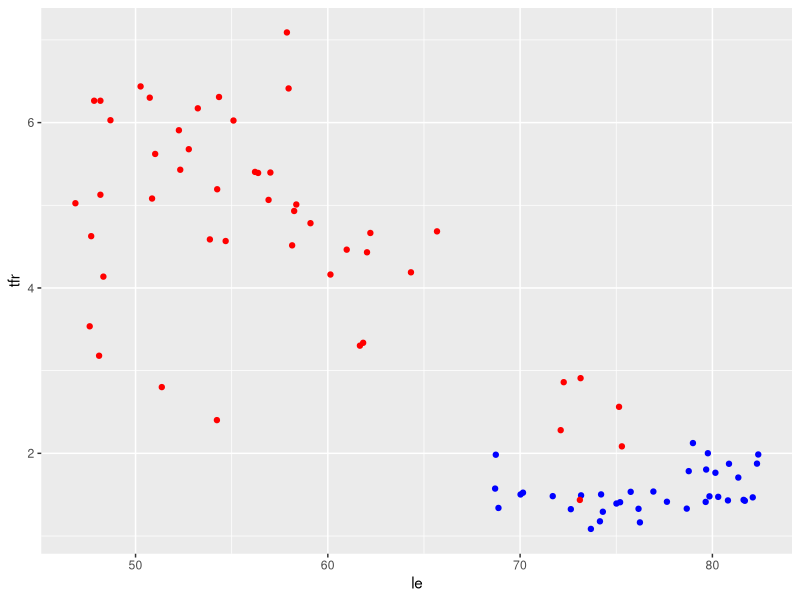
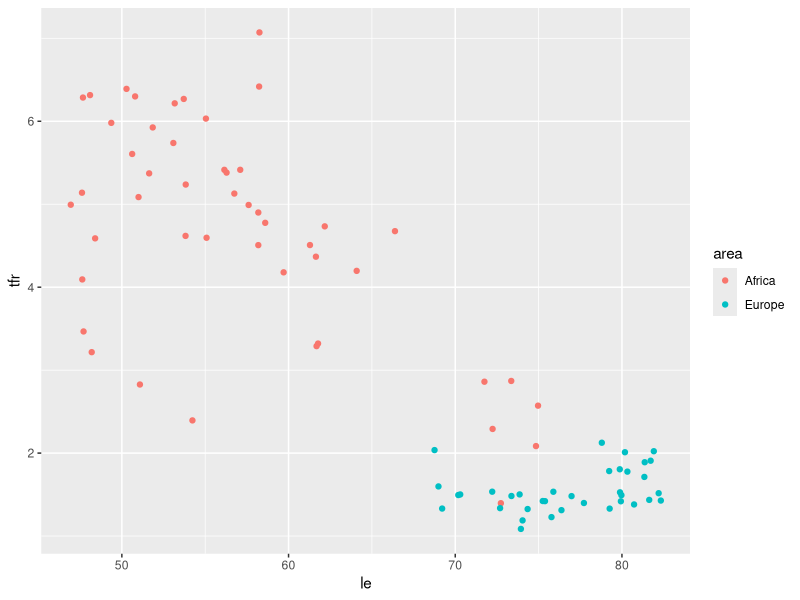
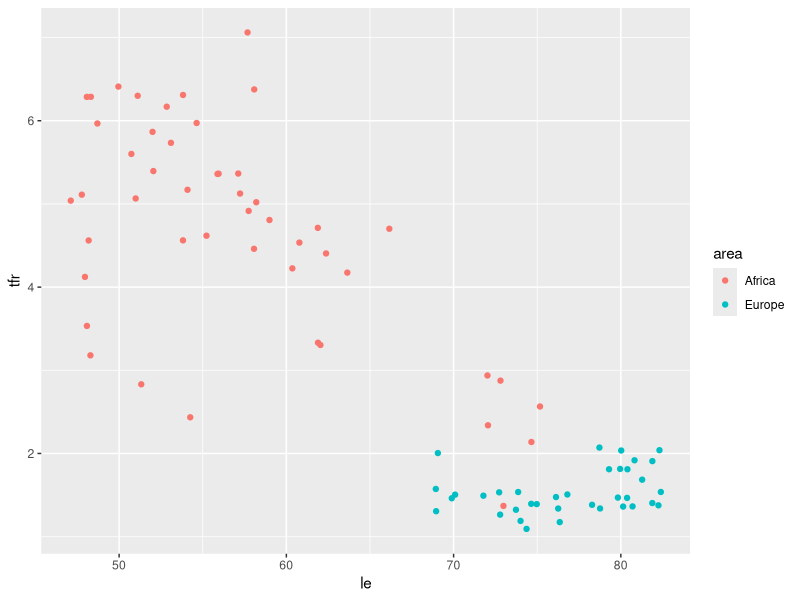

Write the R code that produced these figures, in order.
library(ggplot2)

w=read.csv(file="WDS2012.csv",head=TRUE,sep=",")
africa <- subset(w, area == "Africa")
europe <- subset(w, area == "Europe")
p <- ggplot(data= europe, aes(x=le, y=tfr))
p+geom_jitter(color = "blue")+geom_jitter(data = africa, color= "red")            


africa_europe <-rbind(africa,europe)
p <- ggplot(data = africa_europe, aes(x =le, y= tfr, color = area))
p+geom_jitter()    
p <- ggplot(data = rbind(africa,europe), aes(le,y=tfr,color = area))
p+geom_jitter()

